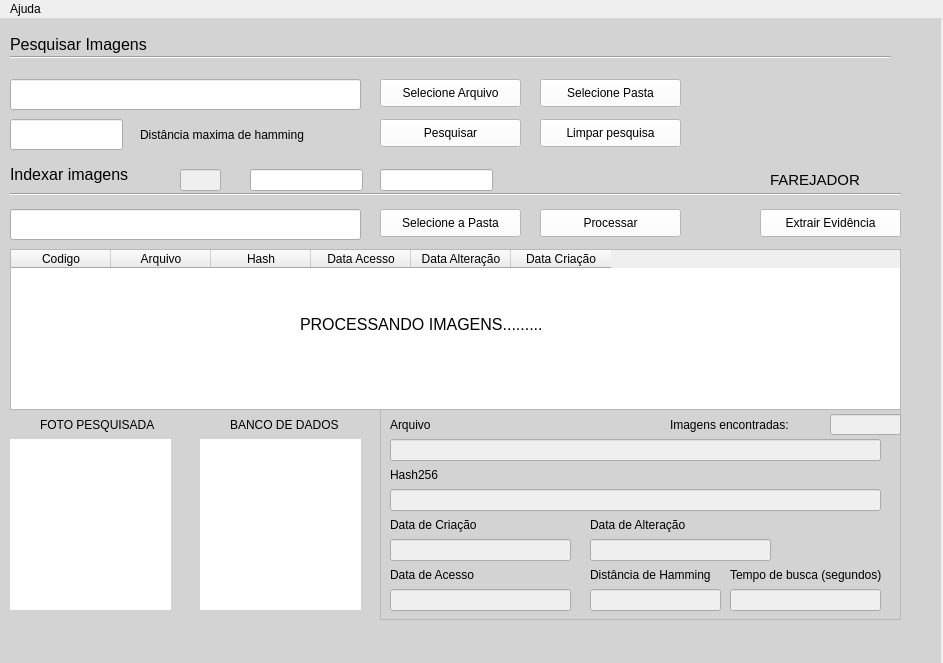
<?xml version="1.0" encoding="UTF-8"?>
<ui version="4.0">
 <class>MainWindow</class>
 <widget class="QMainWindow" name="MainWindow">
  <property name="geometry">
   <rect>
    <x>0</x>
    <y>0</y>
    <width>943</width>
    <height>663</height>
   </rect>
  </property>
  <property name="windowTitle">
   <string>Farejador - Software de busca de imagens de Pornografia Infanto Juvenil</string>
  </property>
  <property name="windowIcon">
   <iconset>
    <normaloff>imagem/lupa.png</normaloff>imagem/lupa.png</iconset>
  </property>
  <widget class="QWidget" name="centralwidget">
   <widget class="QLabel" name="label_5">
    <property name="geometry">
     <rect>
      <x>550</x>
      <y>250</y>
      <width>41</width>
      <height>41</height>
     </rect>
    </property>
    <property name="text">
     <string/>
    </property>
    <property name="pixmap">
     <pixmap>../Imagens/NUsuario.png</pixmap>
    </property>
    <property name="scaledContents">
     <bool>true</bool>
    </property>
   </widget>
   <widget class="Line" name="line">
    <property name="geometry">
     <rect>
      <x>10</x>
      <y>30</y>
      <width>881</width>
      <height>16</height>
     </rect>
    </property>
    <property name="orientation">
     <enum>Qt::Horizontal</enum>
    </property>
   </widget>
   <widget class="QLabel" name="label_7">
    <property name="geometry">
     <rect>
      <x>0</x>
      <y>-10</y>
      <width>941</width>
      <height>671</height>
     </rect>
    </property>
    <property name="autoFillBackground">
     <bool>false</bool>
    </property>
    <property name="styleSheet">
     <string notr="true">background-color: rgb(211, 211, 211);
border-radius: 5px</string>
    </property>
    <property name="text">
     <string/>
    </property>
   </widget>
   <widget class="QLabel" name="label_9">
    <property name="geometry">
     <rect>
      <x>10</x>
      <y>0</y>
      <width>171</width>
      <height>51</height>
     </rect>
    </property>
    <property name="font">
     <font>
      <family>MS Shell Dlg 2</family>
      <pointsize>12</pointsize>
      <weight>50</weight>
      <italic>false</italic>
      <bold>false</bold>
     </font>
    </property>
    <property name="styleSheet">
     <string notr="true">font: 12pt &quot;MS Shell Dlg 2&quot;;</string>
    </property>
    <property name="text">
     <string>&lt;html&gt;&lt;head/&gt;&lt;body&gt;&lt;p&gt;Pesquisar Imagens&lt;/p&gt;&lt;/body&gt;&lt;/html&gt;</string>
    </property>
    <property name="scaledContents">
     <bool>false</bool>
    </property>
   </widget>
   <widget class="QLineEdit" name="consulta">
    <property name="geometry">
     <rect>
      <x>10</x>
      <y>60</y>
      <width>351</width>
      <height>31</height>
     </rect>
    </property>
   </widget>
   <widget class="QPushButton" name="pushButton">
    <property name="geometry">
     <rect>
      <x>380</x>
      <y>60</y>
      <width>141</width>
      <height>28</height>
     </rect>
    </property>
    <property name="styleSheet">
     <string notr="true">background-color: rgb(255, 255, 255);</string>
    </property>
    <property name="text">
     <string>Selecione Arquivo</string>
    </property>
    <property name="icon">
     <iconset>
      <normaloff>imagem/NImportArq.png</normaloff>imagem/NImportArq.png</iconset>
    </property>
   </widget>
   <widget class="QLineEdit" name="hamming">
    <property name="geometry">
     <rect>
      <x>10</x>
      <y>100</y>
      <width>113</width>
      <height>31</height>
     </rect>
    </property>
    <property name="text">
     <string/>
    </property>
    <property name="alignment">
     <set>Qt::AlignCenter</set>
    </property>
   </widget>
   <widget class="QLabel" name="label_10">
    <property name="geometry">
     <rect>
      <x>140</x>
      <y>100</y>
      <width>371</width>
      <height>31</height>
     </rect>
    </property>
    <property name="text">
     <string>Distância maxima de hamming</string>
    </property>
   </widget>
   <widget class="Line" name="line_2">
    <property name="geometry">
     <rect>
      <x>10</x>
      <y>160</y>
      <width>891</width>
      <height>31</height>
     </rect>
    </property>
    <property name="orientation">
     <enum>Qt::Horizontal</enum>
    </property>
   </widget>
   <widget class="QLabel" name="label_11">
    <property name="geometry">
     <rect>
      <x>10</x>
      <y>130</y>
      <width>161</width>
      <height>51</height>
     </rect>
    </property>
    <property name="font">
     <font>
      <family>MS Shell Dlg 2</family>
      <pointsize>12</pointsize>
      <weight>50</weight>
      <italic>false</italic>
      <bold>false</bold>
     </font>
    </property>
    <property name="styleSheet">
     <string notr="true">font: 12pt &quot;MS Shell Dlg 2&quot;;</string>
    </property>
    <property name="text">
     <string>&lt;html&gt;&lt;head/&gt;&lt;body&gt;&lt;p&gt;Indexar imagens&lt;/p&gt;&lt;/body&gt;&lt;/html&gt;</string>
    </property>
    <property name="scaledContents">
     <bool>false</bool>
    </property>
   </widget>
   <widget class="QLineEdit" name="pasta_indexa">
    <property name="geometry">
     <rect>
      <x>10</x>
      <y>190</y>
      <width>351</width>
      <height>31</height>
     </rect>
    </property>
   </widget>
   <widget class="QPushButton" name="pushButton_2">
    <property name="geometry">
     <rect>
      <x>380</x>
      <y>190</y>
      <width>141</width>
      <height>28</height>
     </rect>
    </property>
    <property name="styleSheet">
     <string notr="true">background-color: rgb(255, 255, 255);</string>
    </property>
    <property name="text">
     <string>Selecione a Pasta</string>
    </property>
    <property name="icon">
     <iconset>
      <normaloff>imagem/NImportArq.png</normaloff>imagem/NImportArq.png</iconset>
    </property>
   </widget>
   <widget class="QPushButton" name="pushButton_3">
    <property name="geometry">
     <rect>
      <x>380</x>
      <y>100</y>
      <width>141</width>
      <height>28</height>
     </rect>
    </property>
    <property name="styleSheet">
     <string notr="true">background-color: rgb(255, 255, 255);</string>
    </property>
    <property name="text">
     <string>Pesquisar</string>
    </property>
    <property name="icon">
     <iconset>
      <normaloff>imagem/Pesquisa.png</normaloff>imagem/Pesquisa.png</iconset>
    </property>
   </widget>
   <widget class="QPushButton" name="pushButton_4">
    <property name="geometry">
     <rect>
      <x>540</x>
      <y>190</y>
      <width>141</width>
      <height>28</height>
     </rect>
    </property>
    <property name="styleSheet">
     <string notr="true">background-color: rgb(255, 255, 255);</string>
    </property>
    <property name="text">
     <string>Processar</string>
    </property>
    <property name="icon">
     <iconset>
      <normaloff>imagem/processar.png</normaloff>imagem/processar.png</iconset>
    </property>
   </widget>
   <widget class="QLabel" name="fotops">
    <property name="geometry">
     <rect>
      <x>10</x>
      <y>420</y>
      <width>161</width>
      <height>171</height>
     </rect>
    </property>
    <property name="styleSheet">
     <string notr="true">background-color: rgb(255, 255, 255);</string>
    </property>
    <property name="text">
     <string/>
    </property>
    <property name="pixmap">
     <pixmap>imagem/image_bd.png</pixmap>
    </property>
    <property name="scaledContents">
     <bool>true</bool>
    </property>
    <property name="wordWrap">
     <bool>false</bool>
    </property>
   </widget>
   <widget class="QLabel" name="fotops_2">
    <property name="geometry">
     <rect>
      <x>200</x>
      <y>420</y>
      <width>161</width>
      <height>171</height>
     </rect>
    </property>
    <property name="styleSheet">
     <string notr="true">background-color: rgb(255, 255, 255);</string>
    </property>
    <property name="text">
     <string/>
    </property>
    <property name="pixmap">
     <pixmap>imagem/image_bd.png</pixmap>
    </property>
    <property name="scaledContents">
     <bool>true</bool>
    </property>
   </widget>
   <widget class="QLabel" name="label_15">
    <property name="geometry">
     <rect>
      <x>40</x>
      <y>390</y>
      <width>121</width>
      <height>31</height>
     </rect>
    </property>
    <property name="text">
     <string>FOTO PESQUISADA</string>
    </property>
   </widget>
   <widget class="QLabel" name="label_16">
    <property name="geometry">
     <rect>
      <x>230</x>
      <y>390</y>
      <width>121</width>
      <height>31</height>
     </rect>
    </property>
    <property name="text">
     <string>BANCO DE DADOS</string>
    </property>
   </widget>
   <widget class="QPushButton" name="pushButton_5">
    <property name="geometry">
     <rect>
      <x>540</x>
      <y>60</y>
      <width>141</width>
      <height>28</height>
     </rect>
    </property>
    <property name="styleSheet">
     <string notr="true">background-color: rgb(255, 255, 255);</string>
    </property>
    <property name="text">
     <string>Selecione Pasta</string>
    </property>
    <property name="icon">
     <iconset>
      <normaloff>imagem/NImportArq.png</normaloff>imagem/NImportArq.png</iconset>
    </property>
   </widget>
   <widget class="QLineEdit" name="pasta_arquivo">
    <property name="enabled">
     <bool>false</bool>
    </property>
    <property name="geometry">
     <rect>
      <x>180</x>
      <y>150</y>
      <width>41</width>
      <height>22</height>
     </rect>
    </property>
   </widget>
   <widget class="QTableWidget" name="gridImagens">
    <property name="geometry">
     <rect>
      <x>10</x>
      <y>230</y>
      <width>891</width>
      <height>161</height>
     </rect>
    </property>
    <property name="minimumSize">
     <size>
      <width>251</width>
      <height>0</height>
     </size>
    </property>
    <property name="lineWidth">
     <number>1</number>
    </property>
    <property name="midLineWidth">
     <number>0</number>
    </property>
    <property name="horizontalScrollBarPolicy">
     <enum>Qt::ScrollBarAsNeeded</enum>
    </property>
    <property name="selectionBehavior">
     <enum>QAbstractItemView::SelectItems</enum>
    </property>
    <column>
     <property name="text">
      <string>Codigo</string>
     </property>
    </column>
    <column>
     <property name="text">
      <string>Arquivo</string>
     </property>
    </column>
    <column>
     <property name="text">
      <string>Hash</string>
     </property>
    </column>
    <column>
     <property name="text">
      <string>Data Acesso</string>
     </property>
    </column>
    <column>
     <property name="text">
      <string>Data Alteração</string>
     </property>
    </column>
    <column>
     <property name="text">
      <string>Data Criação</string>
     </property>
    </column>
   </widget>
   <widget class="QLabel" name="label_8">
    <property name="geometry">
     <rect>
      <x>750</x>
      <y>50</y>
      <width>141</width>
      <height>101</height>
     </rect>
    </property>
    <property name="styleSheet">
     <string notr="true">background-color: rgb(211, 211, 211);
border-radius: 5px</string>
    </property>
    <property name="text">
     <string/>
    </property>
    <property name="pixmap">
     <pixmap>imagem/mcgruff-dog-magnifying.png</pixmap>
    </property>
    <property name="scaledContents">
     <bool>true</bool>
    </property>
   </widget>
   <widget class="QLabel" name="label_3">
    <property name="geometry">
     <rect>
      <x>770</x>
      <y>140</y>
      <width>111</width>
      <height>41</height>
     </rect>
    </property>
    <property name="font">
     <font>
      <family>MS Shell Dlg 2</family>
      <pointsize>11</pointsize>
      <weight>9</weight>
      <italic>false</italic>
      <bold>false</bold>
     </font>
    </property>
    <property name="styleSheet">
     <string notr="true">
color: rgb(0, 0, 0);
font: 75 11pt &quot;MS Shell Dlg 2&quot;;</string>
    </property>
    <property name="text">
     <string>FAREJADOR</string>
    </property>
    <property name="scaledContents">
     <bool>true</bool>
    </property>
    <property name="wordWrap">
     <bool>false</bool>
    </property>
   </widget>
   <widget class="QFrame" name="frame">
    <property name="geometry">
     <rect>
      <x>380</x>
      <y>390</y>
      <width>521</width>
      <height>211</height>
     </rect>
    </property>
    <property name="frameShape">
     <enum>QFrame::StyledPanel</enum>
    </property>
    <property name="frameShadow">
     <enum>QFrame::Raised</enum>
    </property>
    <widget class="QLineEdit" name="arquivo_linha">
     <property name="enabled">
      <bool>false</bool>
     </property>
     <property name="geometry">
      <rect>
       <x>10</x>
       <y>30</y>
       <width>491</width>
       <height>22</height>
      </rect>
     </property>
     <property name="styleSheet">
      <string notr="true"/>
     </property>
     <property name="readOnly">
      <bool>false</bool>
     </property>
     <property name="clearButtonEnabled">
      <bool>false</bool>
     </property>
    </widget>
    <widget class="QLabel" name="label_12">
     <property name="geometry">
      <rect>
       <x>10</x>
       <y>0</y>
       <width>81</width>
       <height>31</height>
      </rect>
     </property>
     <property name="text">
      <string>Arquivo</string>
     </property>
    </widget>
    <widget class="QLineEdit" name="hash_linha">
     <property name="enabled">
      <bool>false</bool>
     </property>
     <property name="geometry">
      <rect>
       <x>10</x>
       <y>80</y>
       <width>491</width>
       <height>22</height>
      </rect>
     </property>
     <property name="readOnly">
      <bool>false</bool>
     </property>
     <property name="clearButtonEnabled">
      <bool>false</bool>
     </property>
    </widget>
    <widget class="QLabel" name="label_13">
     <property name="geometry">
      <rect>
       <x>10</x>
       <y>50</y>
       <width>81</width>
       <height>31</height>
      </rect>
     </property>
     <property name="text">
      <string>Hash256</string>
     </property>
    </widget>
    <widget class="QLineEdit" name="dtc_linha">
     <property name="enabled">
      <bool>false</bool>
     </property>
     <property name="geometry">
      <rect>
       <x>10</x>
       <y>130</y>
       <width>181</width>
       <height>22</height>
      </rect>
     </property>
     <property name="readOnly">
      <bool>false</bool>
     </property>
     <property name="clearButtonEnabled">
      <bool>false</bool>
     </property>
    </widget>
    <widget class="QLabel" name="label_14">
     <property name="geometry">
      <rect>
       <x>10</x>
       <y>100</y>
       <width>101</width>
       <height>31</height>
      </rect>
     </property>
     <property name="text">
      <string>Data de Criação</string>
     </property>
    </widget>
    <widget class="QLineEdit" name="dta_linha">
     <property name="enabled">
      <bool>false</bool>
     </property>
     <property name="geometry">
      <rect>
       <x>210</x>
       <y>130</y>
       <width>181</width>
       <height>22</height>
      </rect>
     </property>
     <property name="readOnly">
      <bool>false</bool>
     </property>
     <property name="clearButtonEnabled">
      <bool>false</bool>
     </property>
    </widget>
    <widget class="QLabel" name="label_17">
     <property name="geometry">
      <rect>
       <x>210</x>
       <y>100</y>
       <width>111</width>
       <height>31</height>
      </rect>
     </property>
     <property name="text">
      <string>Data de Alteração</string>
     </property>
    </widget>
    <widget class="QLineEdit" name="dtac_linha">
     <property name="enabled">
      <bool>false</bool>
     </property>
     <property name="geometry">
      <rect>
       <x>10</x>
       <y>180</y>
       <width>181</width>
       <height>22</height>
      </rect>
     </property>
     <property name="readOnly">
      <bool>false</bool>
     </property>
     <property name="clearButtonEnabled">
      <bool>false</bool>
     </property>
    </widget>
    <widget class="QLabel" name="label_18">
     <property name="geometry">
      <rect>
       <x>10</x>
       <y>150</y>
       <width>111</width>
       <height>31</height>
      </rect>
     </property>
     <property name="text">
      <string>Data de Acesso</string>
     </property>
    </widget>
    <widget class="QLabel" name="label_19">
     <property name="geometry">
      <rect>
       <x>290</x>
       <y>0</y>
       <width>141</width>
       <height>31</height>
      </rect>
     </property>
     <property name="text">
      <string>Imagens encontradas:</string>
     </property>
    </widget>
    <widget class="QLineEdit" name="total2">
     <property name="enabled">
      <bool>false</bool>
     </property>
     <property name="geometry">
      <rect>
       <x>450</x>
       <y>5</y>
       <width>71</width>
       <height>21</height>
      </rect>
     </property>
     <property name="font">
      <font>
       <pointsize>8</pointsize>
       <weight>75</weight>
       <bold>true</bold>
      </font>
     </property>
    </widget>
    <widget class="QLineEdit" name="dh">
     <property name="enabled">
      <bool>false</bool>
     </property>
     <property name="geometry">
      <rect>
       <x>210</x>
       <y>180</y>
       <width>131</width>
       <height>22</height>
      </rect>
     </property>
     <property name="readOnly">
      <bool>false</bool>
     </property>
     <property name="clearButtonEnabled">
      <bool>false</bool>
     </property>
    </widget>
    <widget class="QLabel" name="label_20">
     <property name="geometry">
      <rect>
       <x>210</x>
       <y>150</y>
       <width>141</width>
       <height>31</height>
      </rect>
     </property>
     <property name="text">
      <string>Distância de Hamming</string>
     </property>
    </widget>
    <widget class="QLineEdit" name="tempo">
     <property name="enabled">
      <bool>false</bool>
     </property>
     <property name="geometry">
      <rect>
       <x>350</x>
       <y>180</y>
       <width>151</width>
       <height>22</height>
      </rect>
     </property>
     <property name="readOnly">
      <bool>false</bool>
     </property>
     <property name="clearButtonEnabled">
      <bool>false</bool>
     </property>
    </widget>
    <widget class="QLabel" name="label_21">
     <property name="geometry">
      <rect>
       <x>350</x>
       <y>150</y>
       <width>171</width>
       <height>31</height>
      </rect>
     </property>
     <property name="text">
      <string>Tempo de busca (segundos)</string>
     </property>
    </widget>
   </widget>
   <widget class="QPushButton" name="pushButton_6">
    <property name="geometry">
     <rect>
      <x>760</x>
      <y>190</y>
      <width>141</width>
      <height>28</height>
     </rect>
    </property>
    <property name="styleSheet">
     <string notr="true">background-color: rgb(255, 255, 255);</string>
    </property>
    <property name="text">
     <string>Extrair Evidência</string>
    </property>
    <property name="icon">
     <iconset>
      <normaloff>imagem/Nimportacao2.png</normaloff>imagem/Nimportacao2.png</iconset>
    </property>
   </widget>
   <widget class="QLineEdit" name="tree">
    <property name="geometry">
     <rect>
      <x>250</x>
      <y>150</y>
      <width>113</width>
      <height>22</height>
     </rect>
    </property>
   </widget>
   <widget class="QLineEdit" name="hashes">
    <property name="geometry">
     <rect>
      <x>380</x>
      <y>150</y>
      <width>113</width>
      <height>22</height>
     </rect>
    </property>
   </widget>
   <widget class="QPushButton" name="pushButton_7">
    <property name="geometry">
     <rect>
      <x>540</x>
      <y>100</y>
      <width>141</width>
      <height>28</height>
     </rect>
    </property>
    <property name="styleSheet">
     <string notr="true">background-color: rgb(255, 255, 255);</string>
    </property>
    <property name="text">
     <string>Limpar pesquisa</string>
    </property>
    <property name="icon">
     <iconset>
      <normaloff>imagem/BtnClear.png</normaloff>imagem/BtnClear.png</iconset>
    </property>
   </widget>
   <widget class="QLabel" name="processando">
    <property name="geometry">
     <rect>
      <x>300</x>
      <y>280</y>
      <width>301</width>
      <height>51</height>
     </rect>
    </property>
    <property name="font">
     <font>
      <family>MS Shell Dlg 2</family>
      <pointsize>12</pointsize>
      <weight>50</weight>
      <italic>false</italic>
      <bold>false</bold>
     </font>
    </property>
    <property name="styleSheet">
     <string notr="true">font: 12pt &quot;MS Shell Dlg 2&quot;;</string>
    </property>
    <property name="text">
     <string>&lt;html&gt;&lt;head/&gt;&lt;body&gt;&lt;p&gt;PROCESSANDO IMAGENS.........&lt;/p&gt;&lt;/body&gt;&lt;/html&gt;</string>
    </property>
    <property name="scaledContents">
     <bool>false</bool>
    </property>
   </widget>
   <zorder>label_7</zorder>
   <zorder>label_5</zorder>
   <zorder>line</zorder>
   <zorder>label_9</zorder>
   <zorder>consulta</zorder>
   <zorder>pushButton</zorder>
   <zorder>hamming</zorder>
   <zorder>label_10</zorder>
   <zorder>line_2</zorder>
   <zorder>label_11</zorder>
   <zorder>pasta_indexa</zorder>
   <zorder>pushButton_2</zorder>
   <zorder>pushButton_3</zorder>
   <zorder>pushButton_4</zorder>
   <zorder>fotops</zorder>
   <zorder>fotops_2</zorder>
   <zorder>label_15</zorder>
   <zorder>label_16</zorder>
   <zorder>pushButton_5</zorder>
   <zorder>pasta_arquivo</zorder>
   <zorder>gridImagens</zorder>
   <zorder>label_8</zorder>
   <zorder>label_3</zorder>
   <zorder>frame</zorder>
   <zorder>pushButton_6</zorder>
   <zorder>tree</zorder>
   <zorder>hashes</zorder>
   <zorder>pushButton_7</zorder>
   <zorder>processando</zorder>
  </widget>
  <widget class="QMenuBar" name="menuBar">
   <property name="geometry">
    <rect>
     <x>0</x>
     <y>0</y>
     <width>943</width>
     <height>26</height>
    </rect>
   </property>
   <widget class="QMenu" name="menuAjuda">
    <property name="title">
     <string>Ajuda</string>
    </property>
    <addaction name="actionVersao"/>
   </widget>
   <addaction name="menuAjuda"/>
  </widget>
  <action name="actionVersao">
   <property name="icon">
    <iconset>
     <normaloff>imagem/Najuda.png</normaloff>imagem/Najuda.png</iconset>
   </property>
   <property name="text">
    <string>Versão</string>
   </property>
  </action>
  <action name="actionParametros">
   <property name="icon">
    <iconset>
     <normaloff>imagem/Nopcoes.png</normaloff>imagem/Nopcoes.png</iconset>
   </property>
   <property name="text">
    <string>Parametros</string>
   </property>
  </action>
 </widget>
 <resources>
  <include location="imagem/img.qrc"/>
 </resources>
 <connections/>
</ui>
